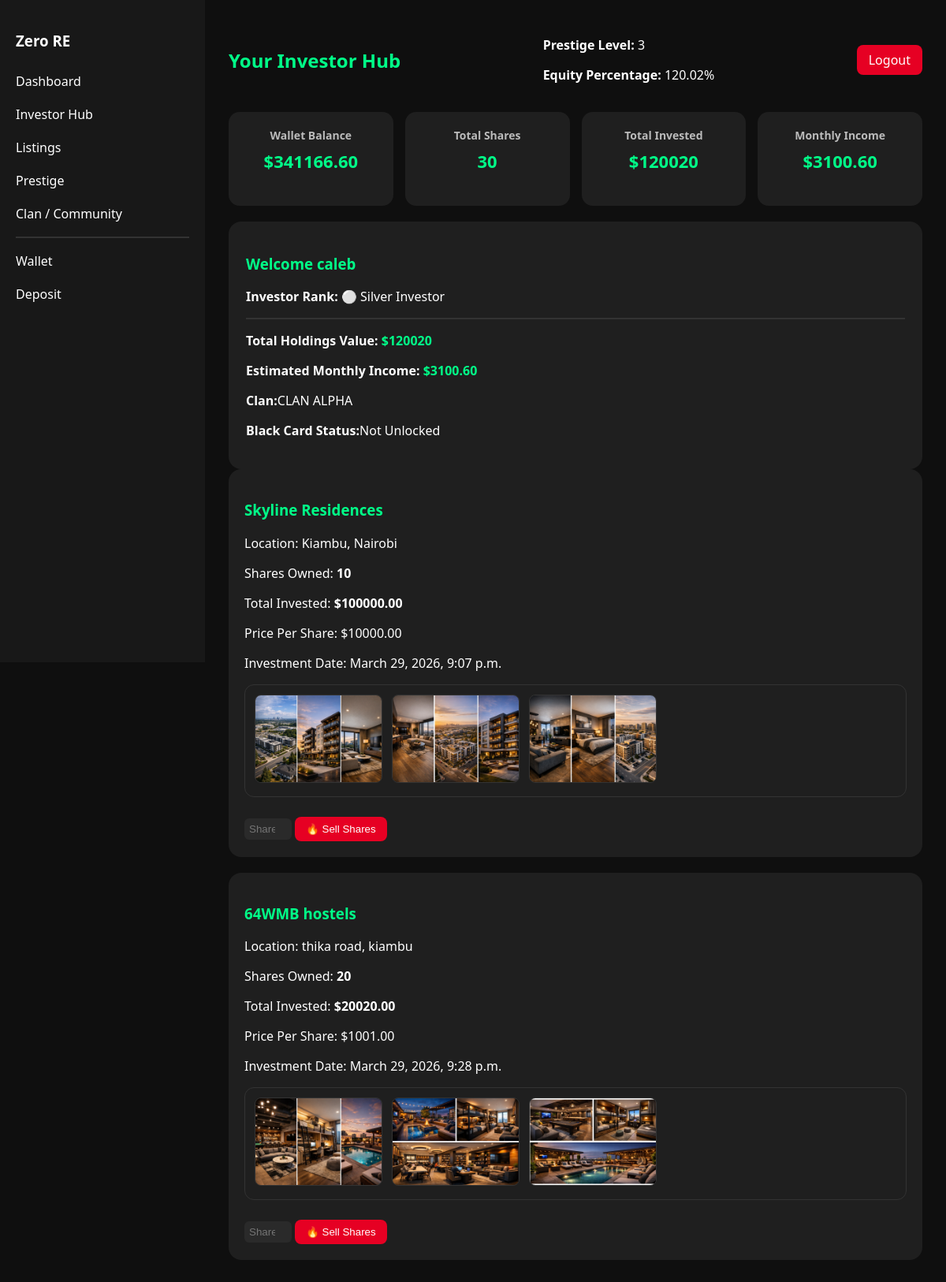
The app's page /portfolio/ (signed in) with its own data.
### core/models.py (models this page shows, shortened)
class User(AbstractUser):
    equity_percentage = models.DecimalField(max_digits=10, decimal_places=2, default=Decimal("0.00"))
    prestige_level = models.IntegerField(default=0)

class Wallet(models.Model):
    user = models.OneToOneField(settings.AUTH_USER_MODEL, on_delete=models.CASCADE)
    balance = models.DecimalField(max_digits=10, decimal_places=2, default=Decimal("0.00"))

class Clan(models.Model):
    name = models.CharField(max_length=100, unique=True)
    leader = models.ForeignKey(
        settings.AUTH_USER_MODEL,
        on_delete=models.CASCADE,
        related_name='led_clans',
        null=True,
        blank=True
    )
    members = models.ManyToManyField(
        settings.AUTH_USER_MODEL,
        related_name='clans'
    )

class Investment(models.Model):
    user = models.ForeignKey(settings.AUTH_USER_MODEL, on_delete=models.CASCADE)
    property_obj = models.ForeignKey("Property", on_delete=models.CASCADE)
    shares_bought = models.IntegerField()
    total_invested = models.DecimalField(max_digits=15, decimal_places=2, default=Decimal("0.00"))
    date_invested = models.DateTimeField(auto_now_add=True)
    @property
    def monthly_income(self):
        try:
            price = Decimal(str(self.property_obj.price_per_share or "0.00"))
            rate = Decimal(str(self.property_obj.monthly_dividend_per_share or "0.00"))
            shares = Decimal(str(self.shares_bought or 0))
            return shares * (price * rate)
        except (InvalidOperation, TypeError, ValueError):
            return Decimal("0.00")

class Property(models.Model):
    name = models.CharField(max_length=200)
    location = models.CharField(max_length=200)
    description = models.TextField()
    price_per_share = models.DecimalField(max_digits=12, decimal_places=2, default=Decimal("0.00"))
    total_shares = models.IntegerField()
    available_shares = models.IntegerField()
    total_value = models.DecimalField(max_digits=15, decimal_places=2, default=Decimal("0.00"))
    monthly_dividend_per_share = models.DecimalField(max_digits=6, decimal_places=4, default=Decimal("0.00"))
    created_by = models.ForeignKey(settings.AUTH_USER_MODEL, on_delete=models.CASCADE)
    approved = models.BooleanField(default=False)
    image1 = models.ImageField(upload_to="property_images/", blank=True, null=True)
    image2 = models.ImageField(upload_to="property_images/", blank=True, null=True)
    image3 = models.ImageField(upload_to="property_images/", blank=True, null=True)

### core/views.py (the view)
# urls.py: path('portfolio/', views.portfolio, name='portfolio'),
@login_required
def portfolio(request):
    investments = Investment.objects.filter(user=request.user)
    total_shares = investments.aggregate(Sum("shares_bought"))["shares_bought__sum"] or 0
    total_invested = investments.aggregate(Sum("total_invested"))["total_invested__sum"] or Decimal("0.00")
    try:
        monthly_income = sum(inv.monthly_income for inv in investments)
    except (TypeError, ValueError, InvalidOperation):
        monthly_income = Decimal("0.00")
    user_clan = request.user.clans.first()
    wallet, _ = Wallet.objects.get_or_create(user=request.user)
    context = {
        "investments": investments,
        "user_clan": user_clan,
        "total_shares": total_shares,
        "total_invested": total_invested,
        "monthly_income": monthly_income,
        "wallet": wallet,
        "user": request.user,
    }
    return render(request, "portfolio.html", context)

### templates/portfolio.html (shortened to what this page needs)
<!DOCTYPE html>
<html>
<head>
</head>
<body>
<div class="sidebar">
  <h3>Zero RE</h3>
  <a href="{% url 'dashboard' %}">Dashboard</a>
  <a href="{% url 'portfolio' %}">Investor Hub</a>
  <a href="{% url 'listings' %}">Listings</a>
  <a href="{% url 'prestige' %}">Prestige</a>
  <a href="{% url 'community' %}">Clan / Community</a>
  <hr style="border:1px solid #333;">
  <a href="{% url 'wallet' %}">Wallet</a>
  <a href="{% url 'deposit' %}">Deposit</a>
</div>
<div class="content">
  <div class="topbar">
    <h2 style="color:#00ff88;">Your Investor Hub</h2>
    <div>
      <p><strong>Prestige Level:</strong> {{ user.prestige_level }}</p>
      <p><strong>Equity Percentage:</strong> {{ user.equity_percentage }}%</p>
    </div>
    <a class="logout-btn" href="{% url 'logout' %}">Logout</a>
  </div>
  <div class="stats-grid">
    <div class="stat-box"><h4>Wallet Balance</h4><p>${{ wallet.balance }}</p></div>
    <div class="stat-box"><h4>Total Shares</h4><p>{{ total_shares }}</p></div>
    <div class="stat-box"><h4>Total Invested</h4><p>${{ total_invested }}</p></div>
    <div class="stat-box"><h4>Monthly Income</h4><p>${{ monthly_income|floatformat:2 }}</p></div>
  </div>
  <div class="card">
    <h3 style="color:#00ff88;">Welcome {{ user.username }}</h3>
    <p><strong>Investor Rank:</strong>
      {% if user.prestige_level <= 2 %}🟤 Bronze Investor
      {% elif user.prestige_level <= 4 %}⚪ Silver Investor
      {% elif user.prestige_level <= 6 %}🟡 Gold Investor
      {% else %}💎 Diamond Investor{% endif %}
    </p>
    <hr style="border:1px solid #333; margin:15px 0;">
    <p><strong>Total Holdings Value:</strong> <span class="highlight">${{ total_invested }}</span></p>
    <p><strong>Estimated Monthly Income:</strong> <span class="highlight">${{ monthly_income|floatformat:2 }}</span></p>
    <p><strong>Clan:</strong>{% if user_clan %}{{ user_clan.name }}{% else %}None{% endif %}</p>
    <p><strong>Black Card Status:</strong>{% if user.black_card %}<span class="highlight">Active</span>{% else %}Not Unlocked{% endif %}</p>
  </div>
  {% for investment in investments %}
  <div class="investment">
    <h3 style="color:#00ff88;">{{ investment.property_obj.name }}</h3>
    <p>Location: {{ investment.property_obj.location }}</p>
    <p>Shares Owned: <strong>{{ investment.shares_bought }}</strong></p>
    <p>Total Invested: <strong>${{ investment.total_invested }}</strong></p>
    <p>Price Per Share: ${{ investment.property_obj.price_per_share }}</p>
    <p>Investment Date: {{ investment.date_invested }}</p>
<div class="property-images">
  {% if investment.property_obj.image1 %}
    <a href="{{ investment.property_obj.image1.url }}" target="_blank">
      <img src="{{ investment.property_obj.image1.url }}" alt="{{ investment.property_obj.name }}">
    </a>
  {% endif %}
  {% if investment.property_obj.image2 %}
    <a href="{{ investment.property_obj.image2.url }}" target="_blank">
      <img src="{{ investment.property_obj.image2.url }}" alt="{{ investment.property_obj.name }}">
    </a>
  {% endif %}
  {% if investment.property_obj.image3 %}
    <a href="{{ investment.property_obj.image3.url }}" target="_blank">
      <img src="{{ investment.property_obj.image3.url }}" alt="{{ investment.property_obj.name }}">
    </a>
  {% endif %}
</div>
    <form method="POST" action="{% url 'liquidate' investment.id %}">
      <input type="number" name="shares" placeholder="Shares to Sell" min="1" max="{{ investment.shares_bought }}">
      <button class="sell-btn" type="submit">🔥 Sell Shares</button>
    </form>
  </div>
  {% empty %}
  <p>You have not invested yet.</p>
  {% endfor %}
</div>
</body>
</html>

### templates/portfolio.html (style rules this page uses)
body { margin:0; background:#0f0f0f; font-family:'Segoe UI',sans-serif; color:white; display:flex; }
.sidebar { width:220px; background:#181818; height:100vh; padding:20px; }
.sidebar a { display:block; padding:10px 0; color:white; text-decoration:none; }
.content { flex:1; padding:30px; }
.topbar { display:flex; justify-content:space-between; align-items:center; margin-bottom:20px; }
.logout-btn { background:#e60023; padding:8px 15px; border-radius:8px; text-decoration:none; color:white; }
.card { background:#1f1f1f; padding:22px; border-radius:16px; margin-top:20px; }
.highlight { color:#00ff88; font-weight:bold; }
.stats-grid { display:grid; grid-template-columns:repeat(4,1fr); gap:15px; margin-top:20px; }
.stat-box { background:#1f1f1f; padding:20px; border-radius:14px; text-align:center; }
.stat-box h4 { margin:0; font-size:14px; color:#bbb; }
.stat-box p { font-size:22px; margin-top:8px; color:#00ff88; font-weight:bold; }
.investment { background:#1f1f1f; padding:20px; border-radius:16px; margin-bottom:20px; }
.sell-btn { background:#e60023; border:none; padding:8px 14px; border-radius:8px; color:white; cursor:pointer; margin-top:10px; }
input { padding:6px; border-radius:6px; border:none; margin-top:8px; background:#2a2a2a; color:white; }
.property-images { background:#1f1f1f; padding:12px; border-radius:12px; border:1px solid #333; display:flex; gap:12px; margin:15px 0; }
.property-images img { width:160px; height:110px; object-fit:cover; border-radius:8px; border:1px solid #333; }

### records on screen
User: prestige_level "3", equity_percentage "120.02", username "caleb"
Wallet: balance "341166.60"
Clan: name "CLAN ALPHA"
Investment: property_obj.name "Skyline Residences", property_obj.location "Kiambu, Nairobi", shares_bought "10", total_invested "100000.00", property_obj.price_per_share "10000.00", date_invested "March 29, 2026, 9:07 p.m.", property_obj.image1 (picture), property_obj.image2 (picture), property_obj.image3 (picture)
Investment: property_obj.name "64WMB hostels", property_obj.location "thika road, kiambu", shares_bought "20", total_invested "20020.00", property_obj.price_per_share "1001.00", date_invested "March 29, 2026, 9:28 p.m.", property_obj.image1 (picture), property_obj.image2 (picture), property_obj.image3 (picture)

### other values on screen
{{ total_shares }} "30"
{{ total_invested }} "120020"
{{ monthly_income|floatformat:2 }} "3100.60"
